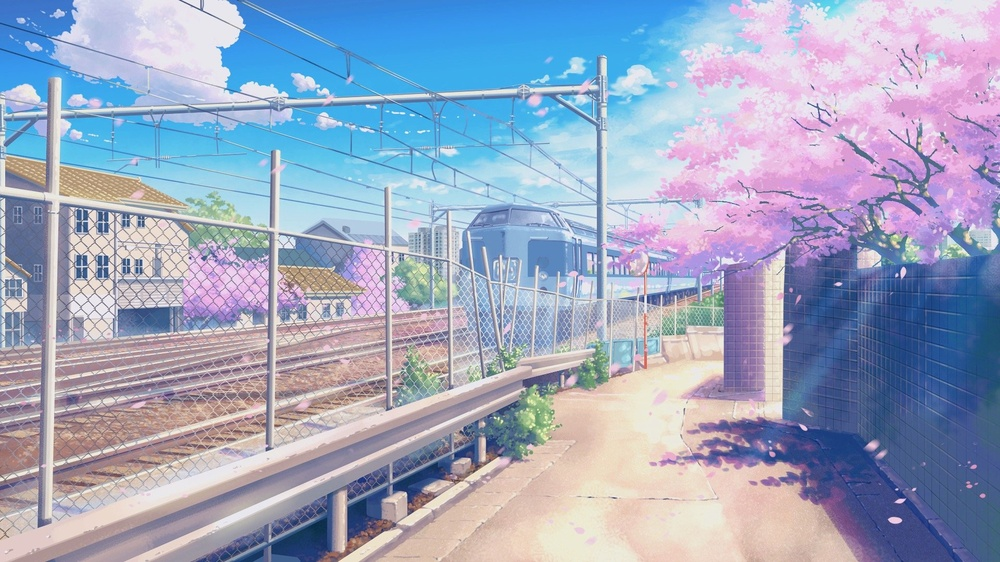
#> input picture basic_algorithm/fft/test.jpg, 1000 x 562 px, shrunk from 1920 x 1080 before the run
$ python fft.py
#> lines starting #> are read from the running program, lines starting #| are printed output that depends on the picture
import cv2
import numpy as np

def np_fft(img):
    f = np.fft.fft2(img)
    fshift = np.fft.fftshift(f)
    fimg = np.log(np.abs(fshift))
    fmax, fmin = np.max(fimg),np.min(fimg)
    fimg = (fimg - fmin) / (fmax - fmin)
    return fshift, fimg*255

def np_fft_inv(fshift):
    ishift = np.fft.ifftshift(fshift)
    iimg = np.fft.ifft2(ishift)
    iimg = np.abs(iimg)
    return iimg

def cv_fft(img):
    dft = cv2.dft(np.float32(img), flags = cv2.DFT_COMPLEX_OUTPUT)
    dft_shift = np.fft.fftshift(dft)
    fimg = np.log(cv2.magnitude(dft_shift[:,:,0], dft_shift[:,:,1]))
    fmax, fmin = np.max(fimg),np.min(fimg)
    fimg = (fimg - fmin) / (fmax - fmin)
    return dft_shift, fimg*255

def cv_fft_inv(dftshift):
    ishift = np.fft.ifftshift(dftshift)
    iimg = cv2.idft(ishift)
    res = cv2.magnitude(iimg[:,:,0], iimg[:,:,1])
    fmax, fmin = np.max(res),np.min(res)
    res = (res - fmin) / (fmax - fmin)
    return res * 255


if __name__ == '__main__':
    img = cv2.imread('test.jpg', 0)
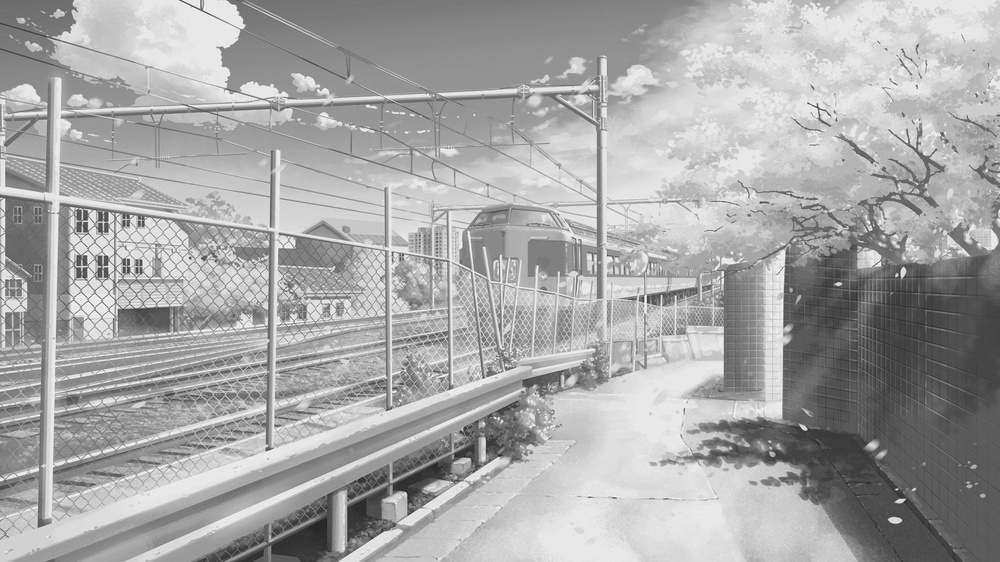
#> img: shape (562, 1000); min 33, max 251, mean 167
    fshift, fft = np_fft(img)
#> in np_fft, `fimg = np.log(np.abs(fshift))`:
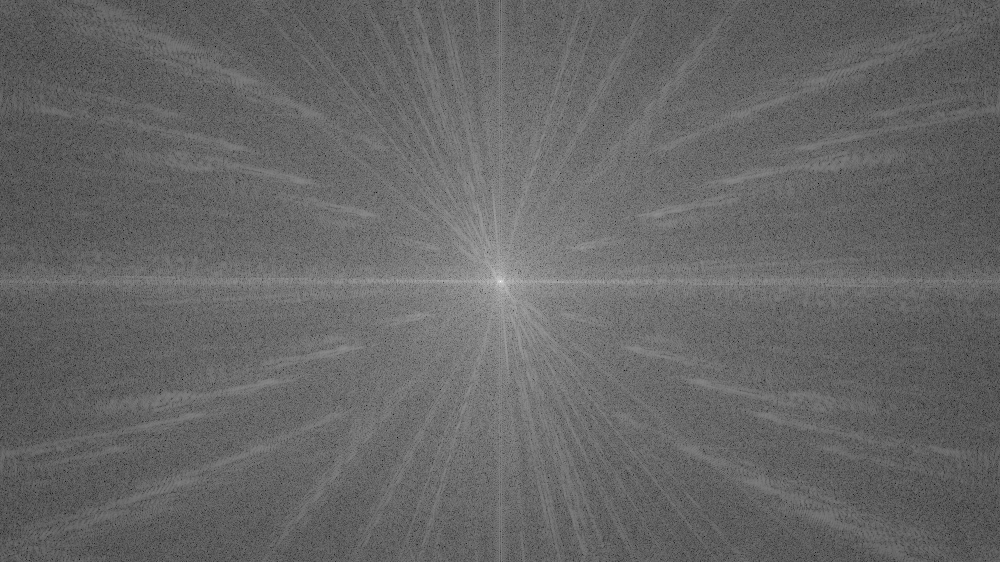
#> fimg: shape (562, 1000) float64; min 2.12, max 18.36, mean 8.68; drawn with min black and max white
#> in np_fft, `fmax, fmin = np.max(fimg),np.min(fimg)`: fmax = 18.36; fmin = 2.12
    cv2.imwrite('np_fft.png',fft)
    cv2.imwrite('np_fft_inv.png',np_fft_inv(fshift))
    fshift, fft = cv_fft(img)
#> in cv_fft, `fmax, fmin = np.max(fimg),np.min(fimg)`: fmax = 18.36; fmin = 2.12
    cv2.imwrite('cv_fft.png',fft)
    cv2.imwrite('cv_fft_inv.png',cv_fft_inv(fshift))
#> in cv_fft_inv, `res = cv2.magnitude(iimg[:,:,0], iimg[:,:,1])`:
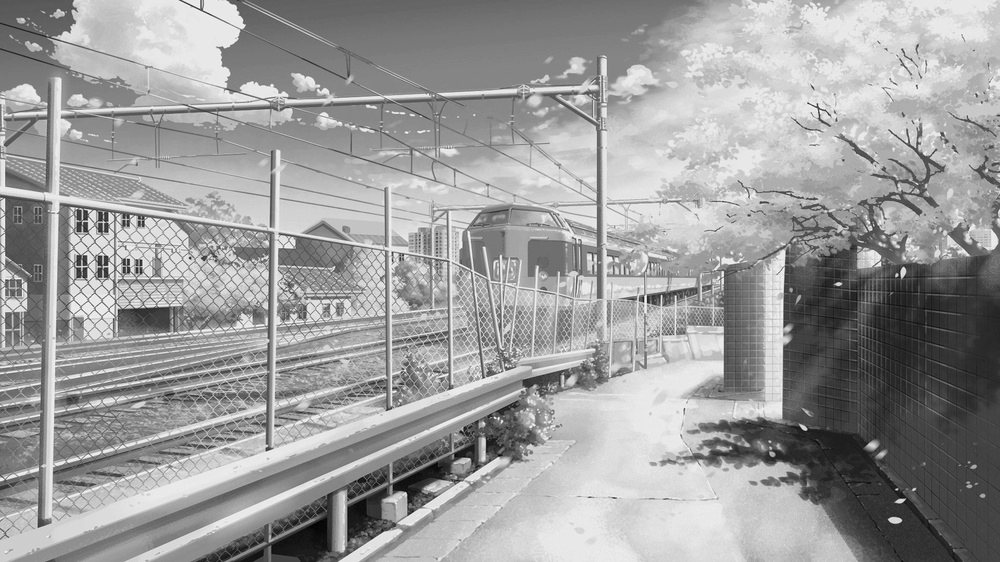
#> res: shape (562, 1000) float32; min 18546010, max 141061984, mean 93844280; drawn with min black and max white
#> in cv_fft_inv, `fmax, fmin = np.max(res),np.min(res)`: fmax = 141061984; fmin = 18546010
